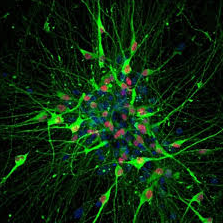
#> input picture Laboratorio #3/Ejercicio 1/F3.png, 223 x 223 px, found by its file name
$ python Ejercicio1_2.py
#> lines starting #> are read from the running program, lines starting #| are printed output that depends on the picture
#> further down, img is the input picture: PIL image 223x223 RGBA; mean R, G, B, A 13.5, 42.6, 14.4, 255
from PIL import Image
from numpy import array,dot,dstack,ones,random,uint8,zeros

def Pix2Image(img,mode='RGB'):
    if(img.max() > 255):
        img *= 255.0 / img.max()
    img = array(img,uint8)
    imagen = Image.fromarray(img,mode)
    return imagen

def Image2Pix(img):
    i = img.convert('RGB')
    w,h = i.size
#> w = 223; h = 223
    data = i.getdata()
    img = array(data,uint8)
    img = img.reshape((h,w,3))
    return img

def MaskImg(img):
    aT = array([# %R   %G   %B
                [0.00,0.00,0.00], #Canal Rojo
                [1.00,0.46,0.08], #Canal Verde
                [0.00,0.00,0.00]  #Canal Azul
                ])
    img = dot(img,aT)
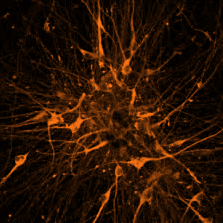
#> img: shape (223, 223, 3) float64; mean of channels 0, 1, 2 42.6, 19.6, 3.4; drawn as R, G, B
    return Pix2Image(img)

img = Image.open('F3.PNG')
im = Image2Pix(img)
imagen = MaskImg(im)
imagen.save('F3_Orange.PNG')
imagen.show()

$ run again, with Laboratorio #3/Ejercicio 1/F1.png copied over Laboratorio #3/Ejercicio 1/F3.png
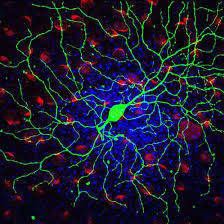
#> input picture Laboratorio #3/Ejercicio 1/F1.png, 224 x 224 px, found by its file name
#> img is the input picture: PIL image 224x224 RGBA; mean R, G, B, A 25.3, 25.7, 46.1, 255
#> in MaskImg, `img = dot(img,aT)`:
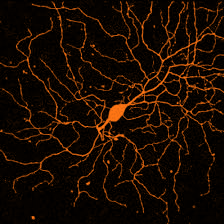
#> img: shape (224, 224, 3) float64; mean of channels 0, 1, 2 25.7, 11.8, 2.1; drawn as R, G, B

$ run again, with Laboratorio #3/Ejercicio 1/F2.png copied over Laboratorio #3/Ejercicio 1/F3.png
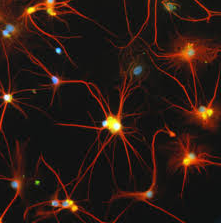
#> input picture Laboratorio #3/Ejercicio 1/F2.png, 221 x 223 px, found by its file name
#> img is the input picture: PIL image 221x223 RGBA; mean R, G, B, A 44.2, 26.3, 19.6, 255
#> in MaskImg, `img = dot(img,aT)`:
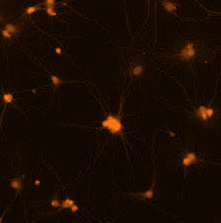
#> img: shape (223, 221, 3) float64; mean of channels 0, 1, 2 26.3, 12.1, 2.1; drawn as R, G, B

$ run again, with Laboratorio #3/Ejercicio 1/F4.png copied over Laboratorio #3/Ejercicio 1/F3.png
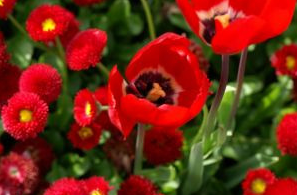
#> input picture Laboratorio #3/Ejercicio 1/F4.png, 297 x 195 px, found by its file name
#> img is the input picture: PIL image 297x195 RGBA; mean R, G, B, A 114.1, 41.6, 20.1, 255
#> in MaskImg, `img = dot(img,aT)`:
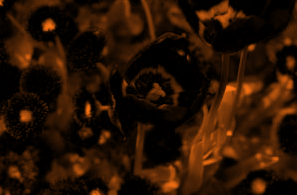
#> img: shape (195, 297, 3) float64; mean of channels 0, 1, 2 41.6, 19.1, 3.3; drawn as R, G, B
